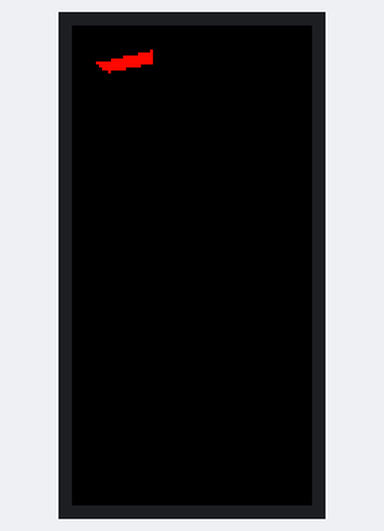
Recording of a sketch running on a simulated ESP32. Shown: 80×160 colour display. Random numbers use the default seed unless the sketch sets one.

Above: at 0.2 s.
At 5.11 s:
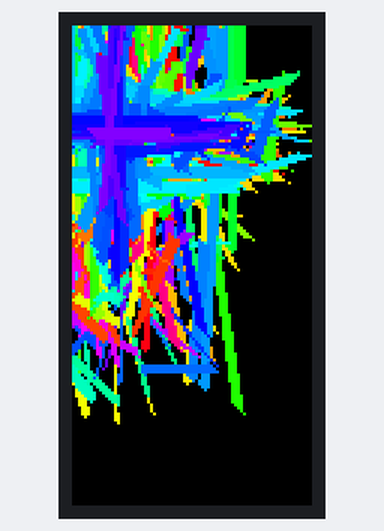
At 9.92 s:
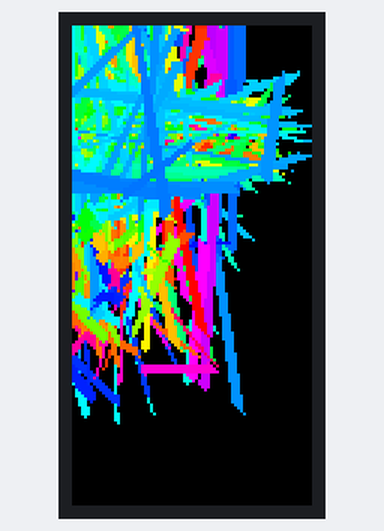
At 19.84 s:
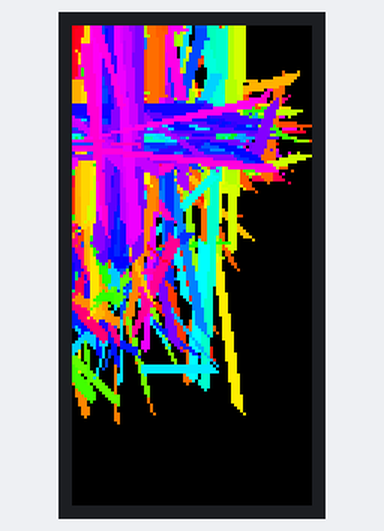
At 29.76 s:
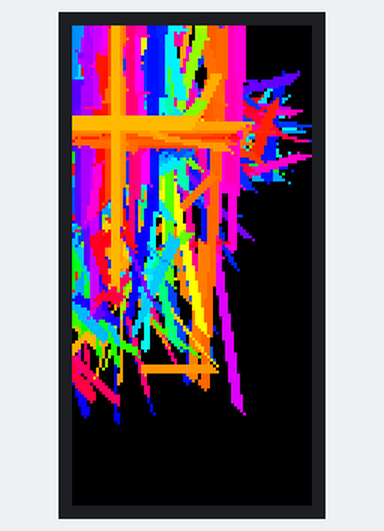
At 39.69 s:
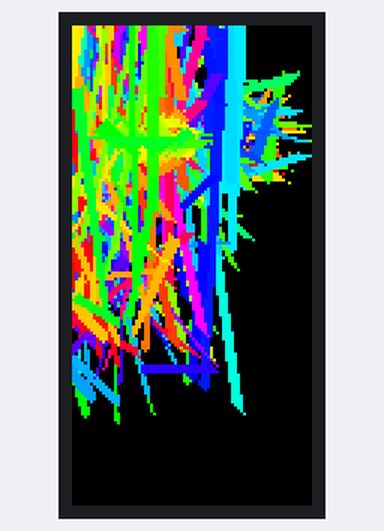

The sketch:

StackM5StickC_lines.ino
```cpp
#include <M5StickC.h>
#define DEG2RAD 0.0874532925

int segment = 0;
unsigned int col = 0;
int delta = -1;

  byte red = 31;
  byte green = 0;
  byte blue = 0;
  byte state = 0;

void setup(void) {
  M5.begin();
  M5.Lcd.fillScreen(TFT_BLACK);
}


void loop() {
  randomSeed(360);
 fillArc(random(110), random(120), segment*6, 1, random(190)-segment/4, random(160)-segment/4, 3, rainbow(col));
  segment+=delta;
  col+=1;
  if (col>191) col = 0;
  if (segment <0) delta = 1;
  if (segment >298) delta = -3;
 fillArc(random(19, 31), random(29, 87), segment*6, 1, random(19, 41)-segment/4, random(29,8)-segment/6, 4, rainbow(col));

}


int fillArc(int x, int y, int start_angle, int seg_count, int rx, int ry, int w, unsigned int colour)
{

  byte seg = 6;
  byte inc = 9;
  for (int i = start_angle; i < start_angle + seg * seg_count; i += inc) {
    float sx = cos((i - 90) * DEG2RAD + random(i, 40));
    float sy = sin((i - 90) * DEG2RAD + random(i, 30));
    uint16_t x0 = sx * (rx - w) + x;
    uint16_t y0 = sy * (ry - w) + y;
    uint16_t x1 = sx * rx + x;
    uint16_t y1 = sy * ry + y;
    float sx2 = cos((i + seg - 90) * DEG2RAD - random(i));
    float sy2 = sin((i + seg - 90) * DEG2RAD - random(i));
    int x2 = sx2 * (rx - w) + x;
    int y2 = sy2 * (ry - w) + y;
    int x3 = sx2 * rx + x;
    int y3 = sy2 * ry + y;


   M5.Lcd.fillTriangle(x0, y0, x1, y1, x2, y2, colour);
   M5.Lcd.fillTriangle(x1, y1, x2, y2, x3, y3, colour);
  }
}

unsigned int brightness(unsigned int colour, int brightness)
{
  byte red  = colour >> 11;
  byte green = (colour & 0x7E0) >> 5;
  byte blue   = colour & 0x1F;

  blue = (blue * brightness)/100;
  green = (green * brightness)/100;
  red = (red * brightness)/100;

  return (red << 11) + (green << 5) + blue;
}

unsigned int rainbow(byte value)
{

    switch (state) {
      case 0:
        green ++;
        if (green == 64) {
          green = 63;
          state = 1;
        }
        break;
      case 1:
        red--;
        if (red == 255) {
          red = 0;
          state = 2;
        }
        break;
      case 2:
        blue ++;
        if (blue == 32) {
          blue = 31;
          state = 3;
        }
        break;
      case 3:
        green --;
        if (green == 255) {
          green = 0;
          state = 4;
        }
        break;
      case 4:
        red ++;
        if (red == 32) {
          red = 31;
          state = 5;
        }
        break;
      case 5:
        blue --;
        if (blue == 255) {
          blue = 0;
          state = 0;
        }
        break;
      case 6:
      red = random(255);
      green = random(255);
      blue = random(255);
      break;
    }
    return red << 11 | green << 5 | blue;
}
```
